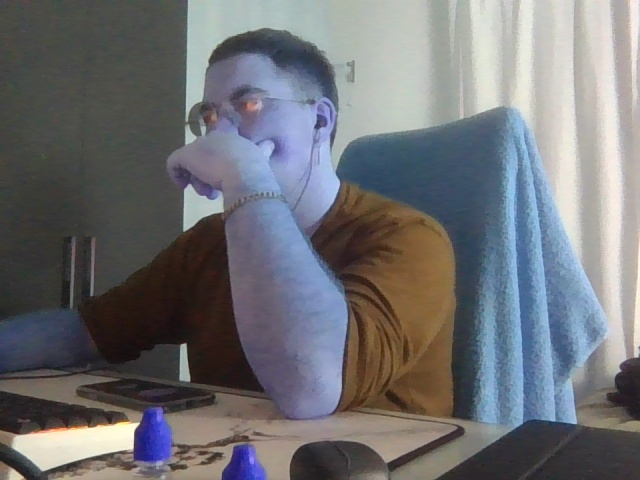
#> input picture debug_ellen_rgb.jpg, 640 x 480 px
$ python -i cuia.py   (imports and definitions only)
#> lines starting #> are read from the running program, lines starting #| are printed output that depends on the picture
#> further down, picture is the input picture: shape (480, 640, 3); mean B, G, R 116.7, 112.9, 111.9
import os

import cv2
import numpy as np
import matplotlib as mpl
from matplotlib import pyplot as plt
import time


# [123 lines left out: functions popup, plot, bestBackend, alphaBlending, proyeccion, not called in this run]


def histogramahsv(imagen, solotono=True):
#> called with solotono = True
    if solotono:
        hist, (ax1) = plt.subplots(1)
    else:
        hist, (ax1, ax2, ax3) = plt.subplots(1, 3)
    framehsv = cv2.cvtColor(imagen, cv2.COLOR_BGR2HSV)
#> framehsv: shape (480, 640, 3); mean H, S, V 65.9, 52.7, 126.8
    h, s, v = cv2.split(framehsv)
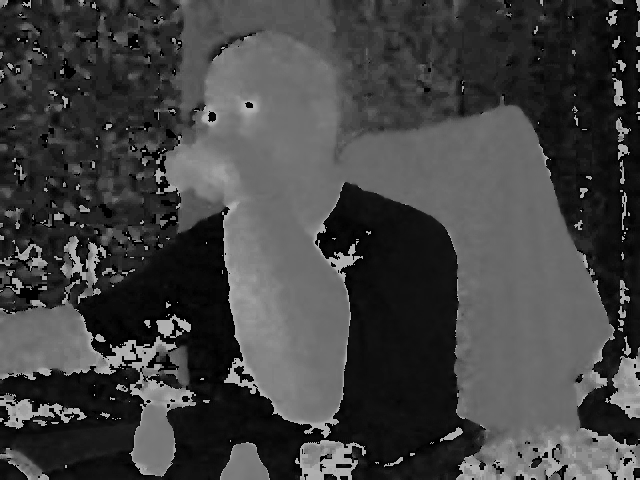
#> h: shape (480, 640); min 0, max 179, mean 65.9
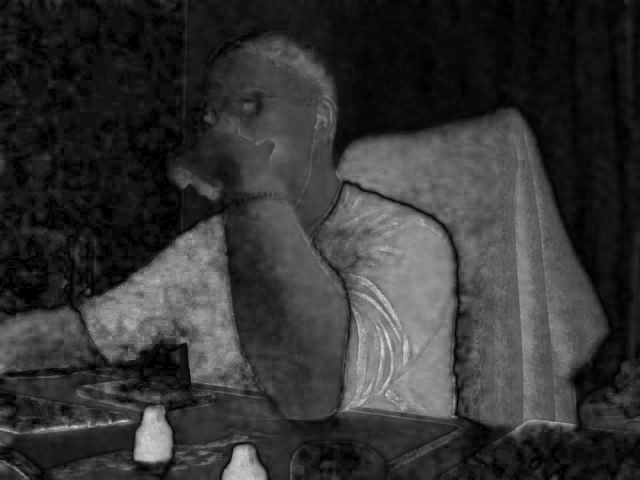
#> s: shape (480, 640); min 0, max 228, mean 52.7
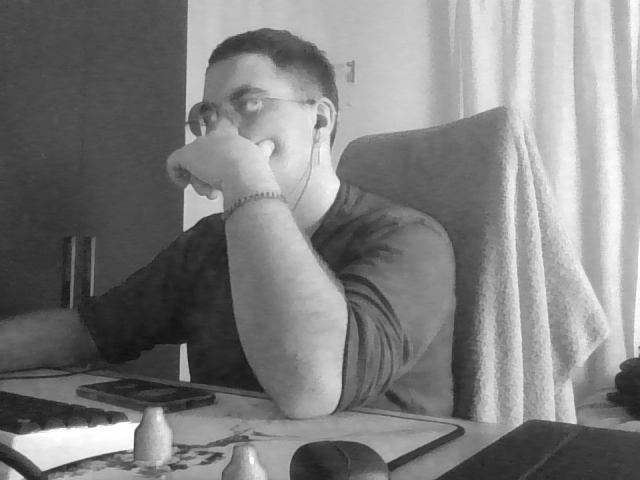
#> v: shape (480, 640); min 17, max 255, mean 126.8
    histoh = cv2.calcHist([framehsv], [0], None, [180], [0, 180])
#> histoh = 180 values, max 10491 at index 105, min 0 at index 41, mean 1706.7
    ax1.set_title("Hue")
    ax1.get_yaxis().set_visible(False)
    ax1.plot(histoh)
    if not solotono:
        histos = cv2.calcHist([framehsv], [1], None, [256], [0, 256])
        ax2.set_title("Sat")
        ax2.get_yaxis().set_visible(False)
        ax2.plot(histos)
        histov = cv2.calcHist([framehsv], [2], None, [256], [0, 256])
        ax3.set_title("Val")
        ax3.get_yaxis().set_visible(False)
        ax3.plot(histov)
    plt.show()
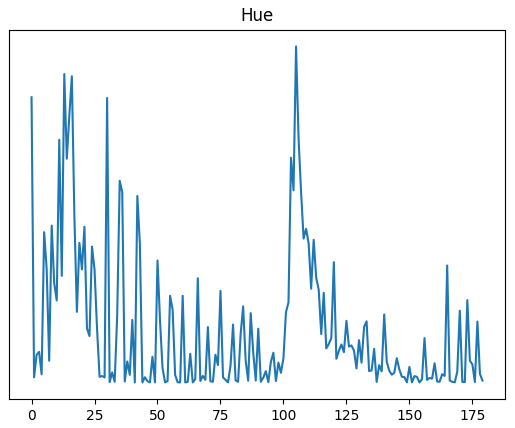
#> figure drawn by matplotlib, 1 panel; curve peaks at x = 105, y = 10491

class myVideo:
    # [18 lines left out: function __init__, not called in this run]

    def __del__(self):
        self._cap.release()

    def release(self):
        self._cap.release()
        del self

    def isOpened(self):
        return self._cap.isOpened()

    # [36 lines left out: function read, not called in this run]

    def get(self, prop):
        return(self._cap.get(prop))

    # [17 lines left out: functions set, play, not called in this run]

>>> import cv2
>>> picture = cv2.imread('../debug_ellen_rgb.jpg')
>>> result = histogramahsv(picture)
